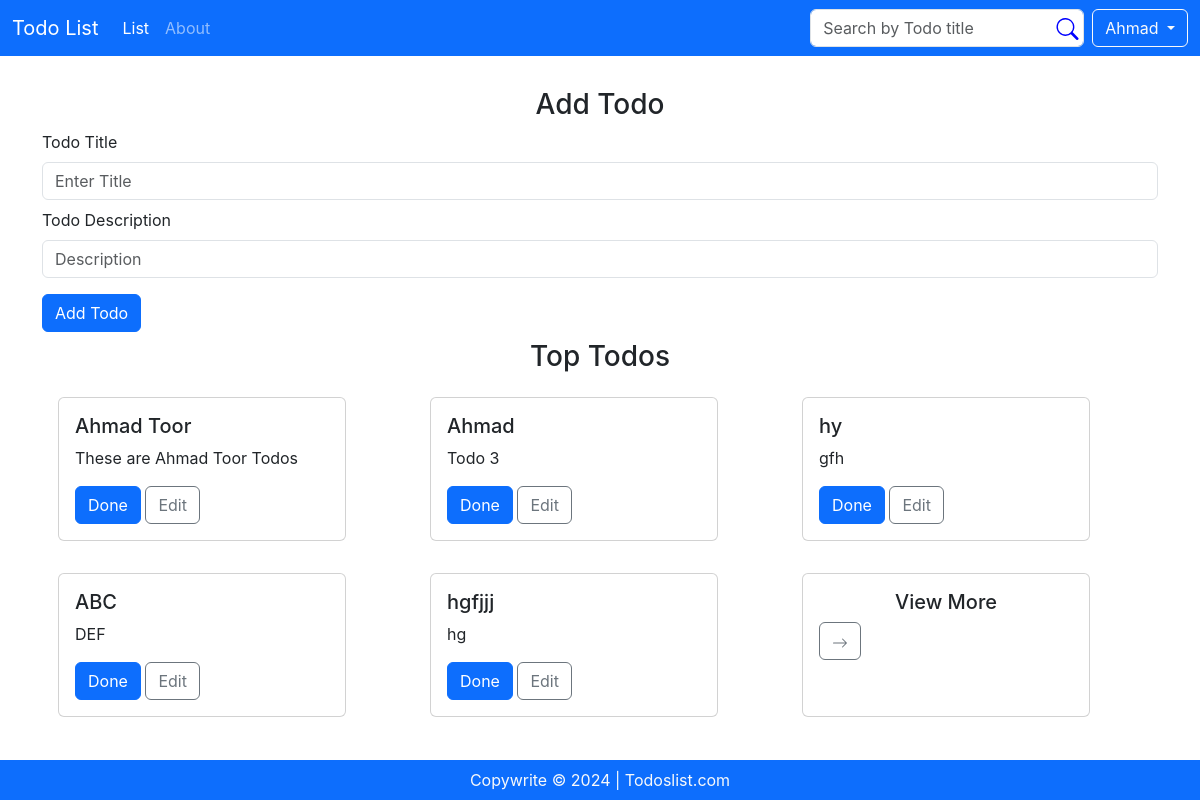
Screenshot of / (signed in) with the database file from the repository.
### BlogApp/models.py (models this page shows)
class Todo(models.Model):
    title = models.CharField(max_length=200)
    content = models.TextField()
    created_at = models.DateTimeField(auto_now_add=True)
    user = models.ForeignKey(User, on_delete=models.CASCADE, default=None)

### BlogApp/views.py (the view)
# urls.py: path('', views.index, name='index'),
def index(request):
    if request.user.is_superuser:
        todos = models.Todo.objects.all()
        return render(request, 'index.html', {'todos': todos, 'ID': request.user, 'admin' : True})
    elif request.user.is_authenticated:
        todos = models.Todo.objects.filter(user = request.user)
        return render(request, 'index.html', {'todos': todos, 'ID': request.user})
    else:
        return render( request, "index.html", { 'login': True ,'ID': None } )

### templates/index.html (shortened to what this page needs)
{% extends 'base.html' %}
{% block content %}
{% if login %}
<div class="container-fluid w-full">
    <main class="d-flex flex-column justify-content-center align-items-center py-5">
      <h1 class="display-5 fw-bolder text-dark">Please Log in to see Todos!</h1>
    </main>
  </div>
  {%else%}
        <div class="container">
            <h3 class="text-center">Add Todo</h3>
            <form method="post" action="/submit/">
                <div class="form-group">
                    <label for="title">Todo Title</label>
                    <input type="text" name="title" class="form-control my-2" id="title" aria-describedby="title" placeholder="Enter Title" value="">
                </div>
                <div class="form-group">
                    <label for="exampleInputPassword1">Todo Description</label>
                    <input type="text" class="form-control my-2" id="desc" placeholder="Description" name="content" value="">
                </div>
                <button type="submit" class="btn btn-primary my-2">Add Todo</button>
            </form>
        </div>
        <div>
            <h3 class="todolist">Top Todos</h3>
                {%if todos%}
                <div class='container car' >
                {% for todo in todos|slice:':5' %}
                <div class="card">
                    <div class="card-body">
                        <h5 class="card-title">{{ todo.title }}</h5>
                        <p class="card-text">{{ todo.content }}</p>
                        <button class="btn btn-primary" data-title="{{ todo.title }}" data-content="{{todo.content}}" onclick="location.href = '/delete/' + this.getAttribute('data-title') + '/' + this.getAttribute('data-content') + '/'">Done</button>
                        <button class="btn btn-outline-secondary edit-button" data-title="{{ todo.title }}" data-content="{{todo.content}}" data-bs-toggle="modal" data-bs-target="#exampleModalCenter" >Edit</button>
                    </div>
                </div>
                {% endfor %}
                <div class="card">
                    <div class="card-body">
                        <h5 class="card-title text-center">View More</h5>
                        <button class="btn btn-outline-secondary"><svg xmlns="http://www.w3.org/2000/svg" width="16" height="16" fill="currentColor" class="bi bi-arrow-right" viewBox="0 0 16 16">
                            <path fill-rule="evenodd" d="M1 8a.5.5 0 0 1 .5-.5h11.793l-3.147-3.146a.5.5 0 0 1 .708-.708l4 4a.5.5 0 0 1 0 .708l-4 4a.5.5 0 0 1-.708-.708L13.293 8.5H1.5A.5.5 0 0 1 1 8"/>
                          </svg></button>
                    </div>
                </div>
                </div>
                {%else%}
                <div class='container car' >
                    No Todos to display
                </div>
                {% endif %}
    {%endif%}
{% endblock %}

### templates/base.html (shortened to what this page needs)
<!DOCTYPE html>
<html lang="en">
<head>
    <link href="https://cdn.jsdelivr.net/npm/bootstrap@5.3.3/dist/css/bootstrap.min.css" rel="stylesheet"
>
</head>
<body>
    <div id="root">
        <nav class="navbar navbar-expand-lg navbar-dark bg-primary">
            <div class="container-fluid">
                <a class="navbar-brand" href="/">Todo List</a>
                <div class="collapse navbar-collapse" id="navbarSupportedContent">
                    <ul class="navbar-nav me-auto mb-2 mb-lg-0">
                        <li class="nav-item">
                            <a class="nav-link active" aria-current="page" href="/list">List</a>
                        </li>
                        <li class="nav-item">
                            <a class="nav-link" href="/about">About</a>
                        </li>
                    </ul>
                    <form class="d-flex" method="POST" action="/search/">
                        <input class="form-control me-2" type="text" placeholder="Search by Todo title"
                            name='searchinput' aria-label="Search">
                        <button class="btn p-1 search" type="submit">
                            <svg xmlns="http://www.w3.org/2000/svg" width="23" height="22" fill="currentColor"
                                class="bi bi-search" viewBox="0 0 16 16">
                                <path
                                    d="M11.742 10.344a6.5 6.5 0 1 0-1.397 1.398h-.001q.044.06.098.115l3.85 3.85a1 1 0 0 0 1.415-1.414l-3.85-3.85a1 1 0 0 0-.115-.1zM12 6.5a5.5 5.5 0 1 1-11 0 5.5 5.5 0 0 1 11 0" />
                            </svg>
                        </button>
                    </form>
                    {% if ID %}
                    <div class="btn-group">
                        <button type="button" class="btn btn-primary dropdown-toggle btn-outline-light login"
                            data-bs-toggle="dropdown" aria-haspopup="true" aria-expanded="false" {% if admin %} style="color: gold; border: 2px solid gold;" {% endif %}>
                            {{ ID.first_name }}
                        </button>
                    </div>
                    {% else %}
                    <button class="btn btn-primary btn-outline-light  login" type="submit"
                        onclick="location.href = '/login/' ">Login</button>
                    {% endif %}
                </div>
            </div>
        </nav>
        {% block content %}{% endblock %}
        <footer class="bg-primary py-2 text-light " id="footer" style="position: fixed; bottom: 0px; width: 100%;">
        </footer>
    </div>
</body>
</html>

### templates/base.html (style rules this page uses)
body { margin: 0; font-family: -apple-system, BlinkMacSystemFont, 'Segoe UI', 'Roboto', 'Oxygen', 'Ubuntu', 'Cantarell', 'Fira Sans', 'Droid Sans', 'Helvetica Neue', sans-serif; -webkit-font-smoothing: antialiased; -moz-osx-font-smoothing: grayscale; }
.d-flex { display: flex !important; margin-bottom: 0px; }
.login { margin-left: 0.5rem; margin-top: 0; }
.search { margin-left: -41px; color: blue; }
@media (prefers-reduced-motion: no-preference) { .navbar { background-color: #282c34; margin-bottom: 4vh; } }
@media (prefers-reduced-motion: no-preference) { .car { margin-bottom: 7vh; display: grid; grid-template-columns: 1fr 1fr 1fr; } }
@media (prefers-reduced-motion: no-preference) { nav { background-color: #282c34; } }
@media (prefers-reduced-motion: no-preference) { .todolist { text-align: center; } }
@media (prefers-reduced-motion: no-preference) { .card { width: 18rem; margin: 1rem; } }
@media (prefers-reduced-motion: no-preference) { .container { margin-bottom: -50px; padding-bottom: 50px; } }

### rows the page displays
Todo: title "Ahmad Toor", content "These are Ahmad Toor Todos"
Todo: title "Ahmad", content "Todo 3"
Todo: title "hy", content "gfh"
Todo: title "ABC", content "DEF"
Todo: title "hgfjjj", content "hg"

### other values shown
{{ ID.first_name }} "Ahmad"
